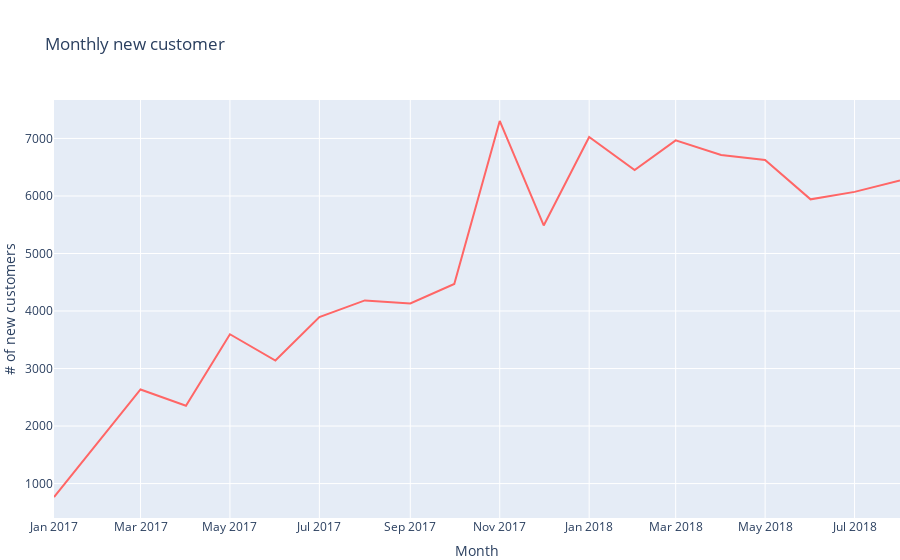

Source (notebook cell):
### Code cell
fig = px.line(newCus, x='first_order_month', y='new_customer_count',
              labels={'first_order_month':'Month', 'new_customer_count':'# of new customers'}, 
              title='Monthly new customer')

fig.update_layout(margin ={'l':50,'b':0,'r':0})

#generate interactive graph in Jupyter Notebook
fig.show()

#generate static graph for GitHub display
#fig.show(renderer="png")

#generate interactive html file
#fig.write_html("visuals/byDate-bar.html")

### Figure 1 — Plotly figure (JSON) as saved in the notebook; plotly's stock layout.template omitted (floating-point values rounded to 4 significant figures)
{"data": [{"hovertemplate": "Month=%{x}<br># of new customers=%{y}<extra></extra>", "legendgroup": "", "line": {"color": "#ff6666", "dash": "solid"}, "marker": {"symbol": "circle"}, "mode": "lines", "name": "", "orientation": "v", "showlegend": false, "type": "scatter", "x": ["2017-01", "2017-02", "2017-03", "2017-04", "2017-05", "2017-06", "2017-07", "2017-08", "2017-09", "2017-10", "2017-11", "2017-12", "2018-01", "2018-02", "2018-03", "2018-04", "2018-05", "2018-06", "2018-07", "2018-08"], "xaxis": "x", "y": [765, 1752, 2636, 2353, 3596, 3139, 3895, 4184, 4131, 4470, 7305, 5487, 7026, 6451, 6966, 6711, 6624, 5941, 6071, 6270], "yaxis": "y"}], "layout": {"legend": {"tracegroupgap": 0}, "margin": {"b": 0, "l": 50, "r": 0}, "title": {"text": "Monthly new customer"}, "xaxis": {"anchor": "y", "domain": [0, 1], "title": {"text": "Month"}}, "yaxis": {"anchor": "x", "domain": [0, 1], "title": {"text": "# of new customers"}}}}
